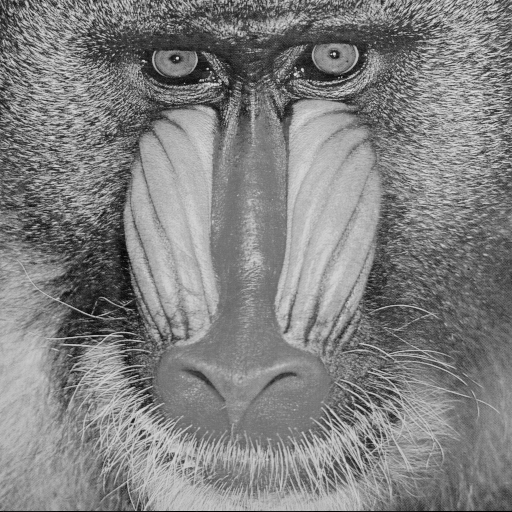
%> input picture hw4/47.gif, 512 x 512 px
$ octave run.m   (GNU Octave 9; MATLAB toolbox functions it lacks are replaced by stand-ins)
%> lines starting %> are read from the running program, lines starting %| are printed output that depends on the picture; long printed decimals are rounded
### final/SSIM.m
function  SSIM(A, B, c1, c2)

	u_x = mean(A);
	u_y = mean(B);
	v_x = var(A,1);
	v_y = var(B,1);
    % We don't need L since c1 and c2 are adjustable constants
    % We can view c1*L and c2*L as another adjustable constants
	item1=  (2* u_x.*u_y+c1);
    item2= (2* (mean(A.*B) - u_x.*u_y) +c2);
    item3= (u_x.*u_x+u_y.*u_y+c1);
    item4= (v_x+v_y+c2);
	ssim = mean(  (item1.* item2 ) ./ ( item3.*item4)   );
    fprintf("SSIM: %f\n",ssim);

### hw4/run.m
%%% ADSP_HW4(1)  %%%%%%%%%%%%%%%%
%%% 電機碩一 r06921048  李友岐 %%%%
fig1 = double(imread('/home/jameslee/Desktop/2018adsp/Pic/47.gif'))* (1/255.0);
%> fig1: size 512x512 double; min 0, max 0.902, mean 0.506
% The path should be modified under different environment

fig2 = fig1 * 0.61;
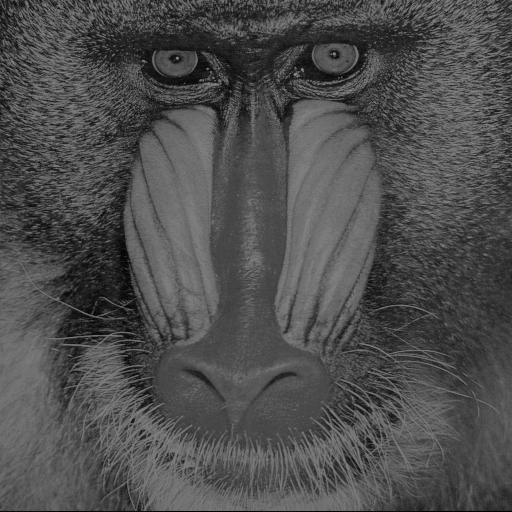
%> fig2: size 512x512 double; min 0, max 0.55, mean 0.309

fig3 = double(imread('/home/jameslee/Desktop/2018adsp/Pic/48.gif'))* (1/255.0);
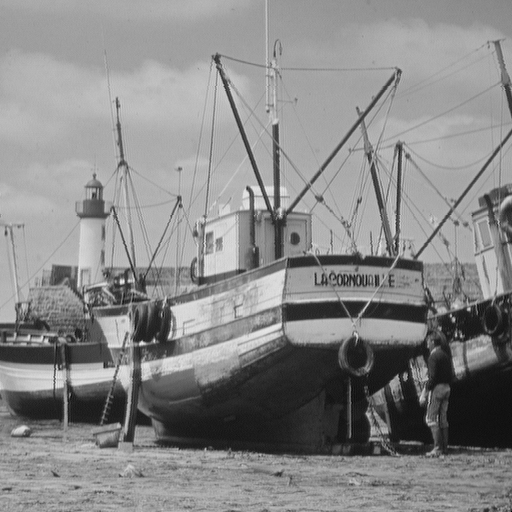
%> input picture hw4/48.gif, 512 x 512 px
%> fig3: size 512x512 double; min 0, max 0.937, mean 0.534
% The path should be modified under different environment

figure(1)
imshow(fig1);
figure(2)
imshow(fig2);
figure(3)
imshow(fig3);
fprintf("figure1, figure1\t");
SSIM(fig1, fig1, 1E-2, 1E-2)
%> in SSIM, `u_x = mean(A);`: u_x = 512 values, max 0.604 at index 298, min 0.376 at index 124, mean 0.506
%> in SSIM, `u_y = mean(B);`: u_y has the same summary as u_x
%> in SSIM, `v_x = var(A,1);`: v_x = 512 values, max 0.0404 at index 199, min 0.00896 at index 266, mean 0.025
%> in SSIM, `v_y = var(B,1);`: v_y has the same summary as v_x
%> in SSIM, `item1=  (2* u_x.*u_y+c1);`: item1 = 512 values, max 0.739 at index 298, min 0.293 at index 124, mean 0.528
%> in SSIM, `item2= (2* (mean(A.*B) - u_x.*u_y) +c2);`: item2 = 512 values, max 0.0909 at index 199, min 0.0279 at index 266, mean 0.06
%> in SSIM, `item3= (u_x.*u_x+u_y.*u_y+c1);`: item3 has the same summary as item1
%> in SSIM, `item4= (v_x+v_y+c2);`: item4 has the same summary as item2
%> in SSIM, `ssim = mean(  (item1.* item2 ) ./ ( item3.*item4)   );`: ssim = 1
%| figure1, figure1	SSIM: 1.000
fprintf("figure1, figure2\t");
SSIM(fig1, fig2, 1E-2, 1E-2)
%| figure1, figure2	SSIM: 0.8169
fprintf("figure1, figure3\t");
SSIM(fig1, fig3, 1E-2, 1E-2);
%| figure1, figure3	SSIM: 0.1303
